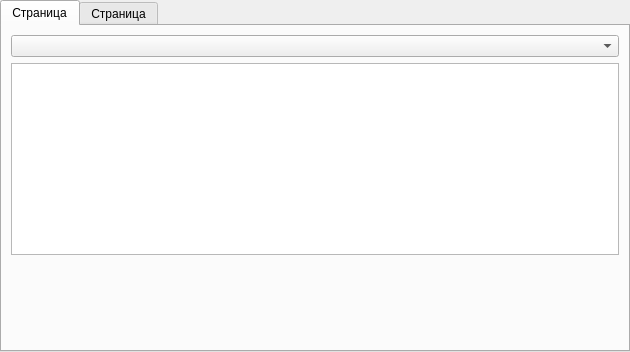
<?xml version="1.0" encoding="UTF-8"?>
<ui version="4.0">
 <class>TabWidget</class>
 <widget class="QTabWidget" name="TabWidget">
  <property name="geometry">
   <rect>
    <x>0</x>
    <y>0</y>
    <width>630</width>
    <height>352</height>
   </rect>
  </property>
  <property name="windowTitle">
   <string>TabWidget</string>
  </property>
  <property name="currentIndex">
   <number>0</number>
  </property>
  <widget class="QWidget" name="tab">
   <attribute name="title">
    <string>Страница</string>
   </attribute>
   <layout class="QVBoxLayout" name="verticalLayout">
    <item>
     <widget class="QComboBox" name="comboBox"/>
    </item>
    <item>
     <widget class="QListWidget" name="listWidget"/>
    </item>
    <item>
     <spacer name="verticalSpacer">
      <property name="orientation">
       <enum>Qt::Vertical</enum>
      </property>
      <property name="sizeHint" stdset="0">
       <size>
        <width>20</width>
        <height>40</height>
       </size>
      </property>
     </spacer>
    </item>
   </layout>
  </widget>
  <widget class="QWidget" name="tab_2">
   <attribute name="title">
    <string>Страница</string>
   </attribute>
   <widget class="QTableView" name="tableView">
    <property name="geometry">
     <rect>
      <x>70</x>
      <y>10</y>
      <width>481</width>
      <height>201</height>
     </rect>
    </property>
   </widget>
   <widget class="QPushButton" name="pushButton">
    <property name="geometry">
     <rect>
      <x>270</x>
      <y>230</y>
      <width>80</width>
      <height>21</height>
     </rect>
    </property>
    <property name="text">
     <string>PushButton</string>
    </property>
   </widget>
  </widget>
 </widget>
 <resources/>
 <connections/>
</ui>
